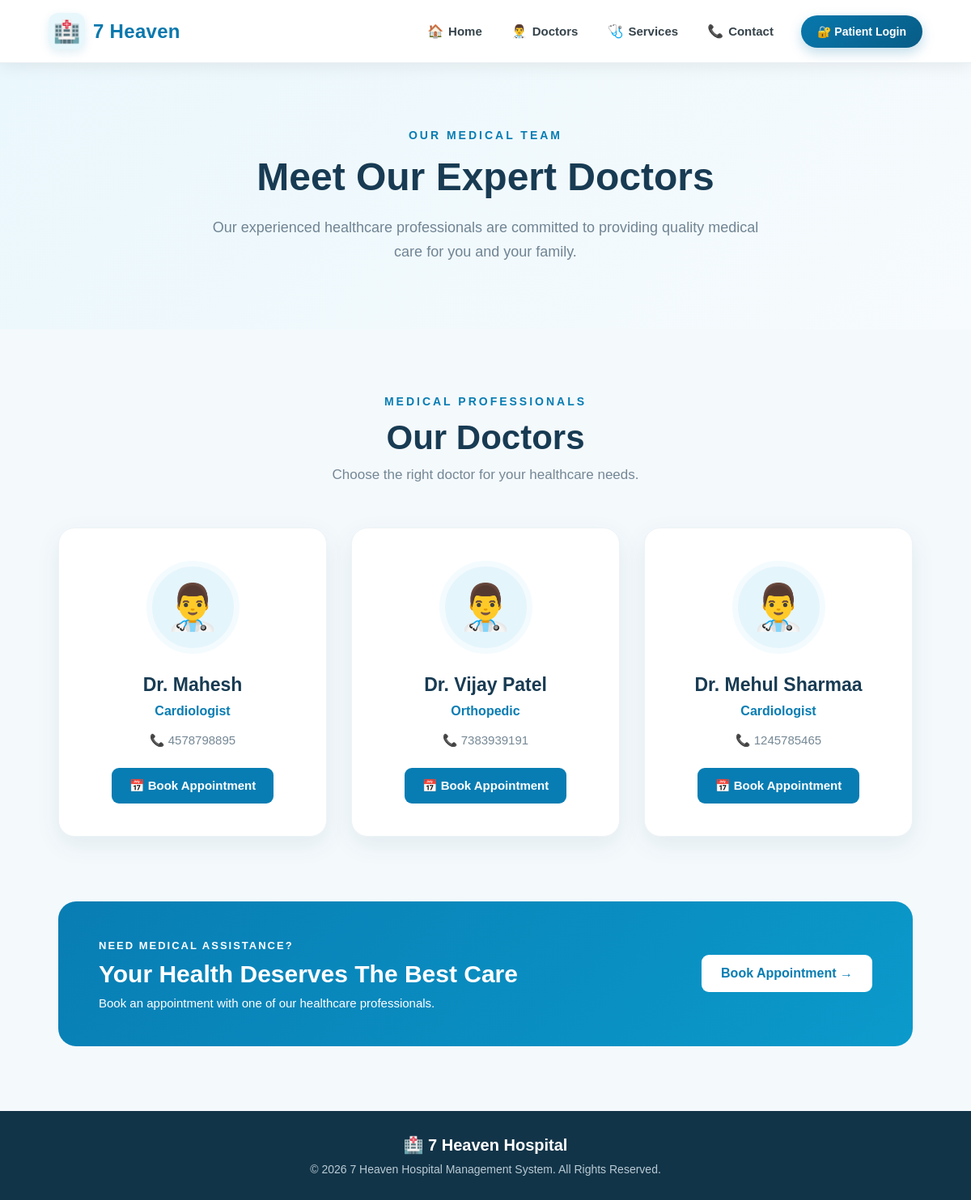
The app's page /doctors.php with its own data.
### tables this page shows
CREATE TABLE `doctors` (
  `id` int(11) NOT NULL,
  `fullname` varchar(100) NOT NULL,
  `specialization` varchar(100) NOT NULL,
  `phone` varchar(15) NOT NULL,
  `email` varchar(100) NOT NULL,
  `experience` int(11) NOT NULL,
  `created_at` timestamp NOT NULL DEFAULT current_timestamp()
);

### doctors.php (the view, shortened to what this page needs)
<?php
include("config.php");
$result = mysqli_query($conn, "SELECT * FROM doctors ORDER BY id DESC");
?>
<!DOCTYPE html>
<html lang="en">
<head>
    <link rel="stylesheet" href="css/navbar.css">
    <link rel="stylesheet" href="css/doctors.css?v=2">
</head>
<body>
<?php include("navbar.php"); ?>
<section class="doctors-hero">
    <div class="hero-content">
        <span class="hero-label">
            OUR MEDICAL TEAM
        </span>
        <h1>
            Meet Our Expert Doctors
        </h1>
        <p>
            Our experienced healthcare professionals are committed
            to providing quality medical care for you and your family.
        </p>
    </div>
</section>
<section class="doctors-section">
    <div class="section-title">
        <span>MEDICAL PROFESSIONALS</span>
        <h2>Our Doctors</h2>
        <p>
            Choose the right doctor for your healthcare needs.
        </p>
    </div>
    <div class="doctor-grid">
        <?php
        if ($result && mysqli_num_rows($result) > 0) {
            while ($doctor = mysqli_fetch_assoc($result)) {
                if (!empty($doctor['name'])) {
                    $doctorName = $doctor['name'];
                } elseif (!empty($doctor['doctor_name'])) {
                    $doctorName = $doctor['doctor_name'];
                } elseif (!empty($doctor['fullname'])) {
                    $doctorName = $doctor['fullname'];
                } elseif (!empty($doctor['full_name'])) {
                    $doctorName = $doctor['full_name'];
                } else {
                    $doctorName = "Doctor";
                }
                if (!empty($doctor['specialization'])) {
                    $specialization = $doctor['specialization'];
                } else {
                    $specialization = "Medical Specialist";
                }
                $phone = "";
                if (!empty($doctor['phone'])) {
                    $phone = $doctor['phone'];
                }
        ?>
        <div class="doctor-card">
            <div class="doctor-avatar">
                👨‍⚕️
            </div>
            <h3>
                Dr. <?php echo htmlspecialchars($doctorName); ?>
            </h3>
            <p class="specialization">
                <?php echo htmlspecialchars($specialization); ?>
            </p>
            <?php if ($phone != "") { ?>
                <p class="doctor-info">
                    📞 <?php echo htmlspecialchars($phone); ?>
                </p>
            <?php } ?>
            <a
                href="login.php"
                class="appointment-btn"
            >
                📅 Book Appointment
            </a>
        </div>
        <?php
            }
        } ?>
    </div>
</section>
<section class="doctor-cta">
    <div>
        <span>NEED MEDICAL ASSISTANCE?</span>
        <h2>
            Your Health Deserves The Best Care
        </h2>
        <p>
            Book an appointment with one of our healthcare professionals.
        </p>
    </div>
    <a href="login.php">
        Book Appointment →
    </a>
</section>
<footer class="footer">
    <strong>
        🏥 7 Heaven Hospital
    </strong>
    <p>
        © 2026 7 Heaven Hospital Management System.
        All Rights Reserved.
    </p>
</footer>
</body>
</html>

### css/navbar.css (style rules this page uses)
* { margin: 0; padding: 0; box-sizing: border-box; }

### css/doctors.css (style rules this page uses)
* { margin: 0; padding: 0; box-sizing: border-box; }
html { scroll-behavior: smooth; }
body { font-family: Arial, Helvetica, sans-serif; background: #f4f9fc; color: #183b53; }
.doctors-hero { width: 100%; padding: 80px 20px; background: linear-gradient(135deg, #eaf7fc, #f7fbfd); text-align: center; }
.hero-content { width: 100%; max-width: 850px; margin: auto; }
.hero-label { display: inline-block; color: #087db3; font-size: 14px; font-weight: 800; letter-spacing: 3px; margin-bottom: 15px; }
.hero-content h1 { color: #183b53; font-size: 48px; line-height: 1.2; margin-bottom: 18px; font-weight: 800; }
.hero-content p { max-width: 700px; margin: auto; color: #708493; font-size: 18px; line-height: 1.7; }
.doctors-section { width: 100%; padding: 80px 6%; background: #f4f9fc; }
.section-title { width: 100%; max-width: 700px; margin: 0 auto 55px; text-align: center; }
.section-title span { color: #087db3; font-size: 14px; font-weight: 800; letter-spacing: 3px; }
.section-title h2 { color: #183b53; font-size: 42px; margin: 12px 0; }
.section-title p { color: #748795; font-size: 17px; }
.doctor-grid { width: 100%; max-width: 1250px; margin: auto; display: grid; grid-template-columns: repeat(3, 1fr); gap: 30px; }
.doctor-card { width: 100%; background: #ffffff; padding: 40px 25px; text-align: center; border-radius: 20px; border: 1px solid #edf3f6; box-shadow: 0 10px 30px rgba(20, 75, 100, 0.08); transition: 0.3s ease; }
.doctor-avatar { width: 115px; height: 115px; margin: 0 auto 25px; border-radius: 50%; background: #e5f5fc; display: flex; justify-content: center; align-items: center; font-size: 55px; border: 7px solid #f4fbfe; }
.doctor-card h3 { color: #183b53; font-size: 23px; margin-bottom: 10px; }
.specialization { color: #087db3; font-size: 16px; font-weight: 700; margin-bottom: 18px; }
.doctor-info { color: #758895; font-size: 15px; margin-bottom: 25px; }
.appointment-btn { display: inline-block; background: #087db3; color: white; text-decoration: none; padding: 13px 22px; border-radius: 9px; font-size: 15px; font-weight: 700; transition: 0.3s; }
.doctor-cta { width: calc(100% - 12%); max-width: 1250px; margin: 0 auto 80px; padding: 45px 50px; border-radius: 22px; background: linear-gradient( 135deg, #087db3, #0b9acb ); color: white; display: flex; justify-content: space-between; align-items: center; gap: 30px; }
.doctor-cta span { font-size: 13px; letter-spacing: 2px; font-weight: 800; }
.doctor-cta h2 { font-size: 30px; margin: 10px 0; }
.doctor-cta p { font-size: 15px; }
.doctor-cta a { background: white; color: #087db3; padding: 14px 24px; border-radius: 9px; text-decoration: none; font-weight: 700; white-space: nowrap; }
.footer { background: #123448; color: white; text-align: center; padding: 30px 20px; }
.footer strong { display: block; font-size: 20px; margin-bottom: 10px; }
.footer p { color: #b9cbd5; font-size: 14px; }

### records on screen
doctors: fullname "Mahesh", specialization "Cardiologist", phone "4578798895"
doctors: fullname "Vijay Patel", specialization "Orthopedic", phone "7383939191"
doctors: fullname "Mehul Sharmaa", specialization "Cardiologist", phone "1245785465"
